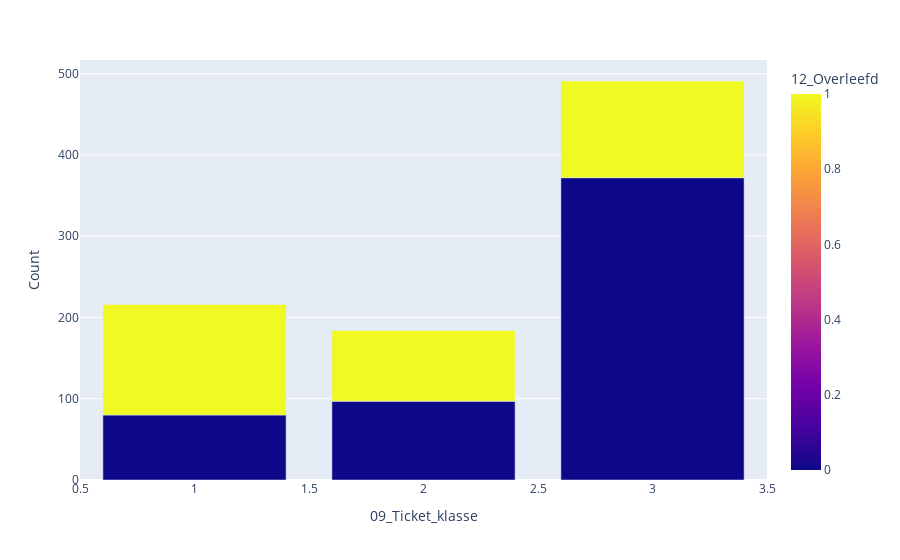

The notebook cell this image was saved under:
### Code cell
create_bar_plot(df=df_train,x="09_Ticket_klasse",color="12_Overleefd")

### Figure 1 — Plotly figure (JSON) as saved in the notebook; plotly's stock layout.template omitted (floating-point values rounded to 4 significant figures)
{"data": [{"alignmentgroup": "True", "hovertemplate": "09_Ticket_klasse=%{x}<br>Count=%{y}<br>12_Overleefd=%{marker.color}<extra></extra>", "legendgroup": "", "marker": {"color": [0, 1, 0, 1, 0, 1], "coloraxis": "coloraxis"}, "name": "", "offsetgroup": "", "orientation": "v", "showlegend": false, "textposition": "auto", "type": "bar", "x": [1, 1, 2, 2, 3, 3], "xaxis": "x", "y": [80, 136, 97, 87, 372, 119], "yaxis": "y"}], "layout": {"barmode": "relative", "coloraxis": {"colorbar": {"title": {"text": "12_Overleefd"}}, "colorscale": [[0, "#0d0887"], [0.1111, "#46039f"], [0.2222, "#7201a8"], [0.3333, "#9c179e"], [0.4444, "#bd3786"], [0.5556, "#d8576b"], [0.6667, "#ed7953"], [0.7778, "#fb9f3a"], [0.8889, "#fdca26"], [1, "#f0f921"]]}, "legend": {"tracegroupgap": 0}, "margin": {"t": 60}, "xaxis": {"anchor": "y", "domain": [0, 1], "title": {"text": "09_Ticket_klasse"}}, "yaxis": {"anchor": "x", "domain": [0, 1], "title": {"text": "Count"}}}}
